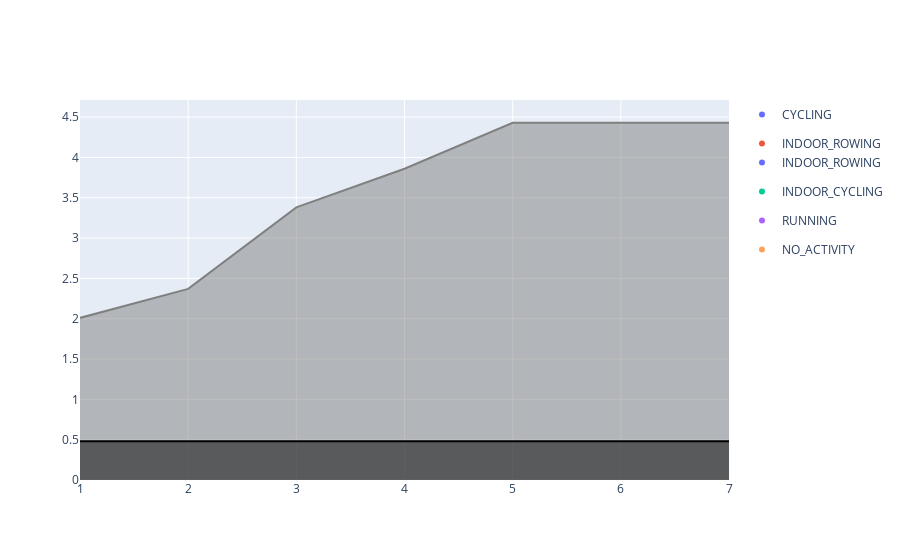

The notebook cell this image was saved under:
### Code cell
fig.show()

### Figure 1 — Plotly figure (JSON) as saved in the notebook; plotly's stock layout.template omitted (floating-point values rounded to 4 significant figures)
{"data": [{"fill": "tozeroy", "hovertemplate": "start_time=%{x}<br>duration=%{y}<extra></extra>", "legendgroup": "", "line": {"color": "gray", "dash": "solid"}, "marker": {"symbol": "circle"}, "mode": "lines", "name": "", "orientation": "v", "showlegend": false, "type": "scatter", "x": [1, 2, 3, 4, 5, 6, 7], "xaxis": "x", "y": [2.01, 2.37, 3.38, 3.86, 4.43, 4.43, 4.43], "yaxis": "y"}, {"hovertemplate": "Activity=CYCLING<br>start_time=%{x}<br>duration=%{y}<extra></extra>", "legendgroup": "CYCLING", "marker": {"color": "#636efa", "symbol": "circle"}, "mode": "markers", "name": "CYCLING", "orientation": "v", "showlegend": true, "type": "scatter", "x": ["2023-01-16"], "xaxis": "x", "y": [2.01], "yaxis": "y"}, {"hovertemplate": "Activity=INDOOR_ROWING<br>start_time=%{x}<br>duration=%{y}<extra></extra>", "legendgroup": "INDOOR_ROWING", "marker": {"color": "#EF553B", "symbol": "circle"}, "mode": "markers", "name": "INDOOR_ROWING", "orientation": "v", "showlegend": true, "type": "scatter", "x": ["2023-01-17", "2023-01-18"], "xaxis": "x", "y": [2.37, 3.38], "yaxis": "y"}, {"hovertemplate": "Activity=INDOOR_CYCLING<br>start_time=%{x}<br>duration=%{y}<extra></extra>", "legendgroup": "INDOOR_CYCLING", "marker": {"color": "#00cc96", "symbol": "circle"}, "mode": "markers", "name": "INDOOR_CYCLING", "orientation": "v", "showlegend": true, "type": "scatter", "x": ["2023-01-19"], "xaxis": "x", "y": [3.86], "yaxis": "y"}, {"hovertemplate": "Activity=RUNNING<br>start_time=%{x}<br>duration=%{y}<extra></extra>", "legendgroup": "RUNNING", "marker": {"color": "#ab63fa", "symbol": "circle"}, "mode": "markers", "name": "RUNNING", "orientation": "v", "showlegend": true, "type": "scatter", "x": ["2023-01-20"], "xaxis": "x", "y": [4.43], "yaxis": "y"}, {"hovertemplate": "Activity=NO_ACTIVITY<br>start_time=%{x}<br>duration=%{y}<extra></extra>", "legendgroup": "NO_ACTIVITY", "marker": {"color": "#FFA15A", "symbol": "circle"}, "mode": "markers", "name": "NO_ACTIVITY", "orientation": "v", "showlegend": true, "type": "scatter", "x": ["2023-01-21", "2023-01-22"], "xaxis": "x", "y": [4.43, 4.43], "yaxis": "y"}, {"fill": "tozeroy", "hovertemplate": "start_time=%{x}<br>duration=%{y}<extra></extra>", "legendgroup": "", "line": {"color": "black", "dash": "solid"}, "marker": {"symbol": "circle"}, "mode": "lines", "name": "", "orientation": "v", "showlegend": false, "type": "scatter", "x": [1, 2, 3, 4, 5, 6, 7], "xaxis": "x", "y": [0.48, 0.48, 0.48, 0.48, 0.48, 0.48, 0.48], "yaxis": "y"}, {"hovertemplate": "Activity=INDOOR_ROWING<br>start_time=%{x}<br>duration=%{y}<extra></extra>", "legendgroup": "INDOOR_ROWING", "marker": {"color": "#636efa", "symbol": "circle"}, "mode": "markers", "name": "INDOOR_ROWING", "orientation": "v", "showlegend": true, "type": "scatter", "x": ["2023-02-20"], "xaxis": "x", "y": [0.48], "yaxis": "y"}], "layout": {}}
